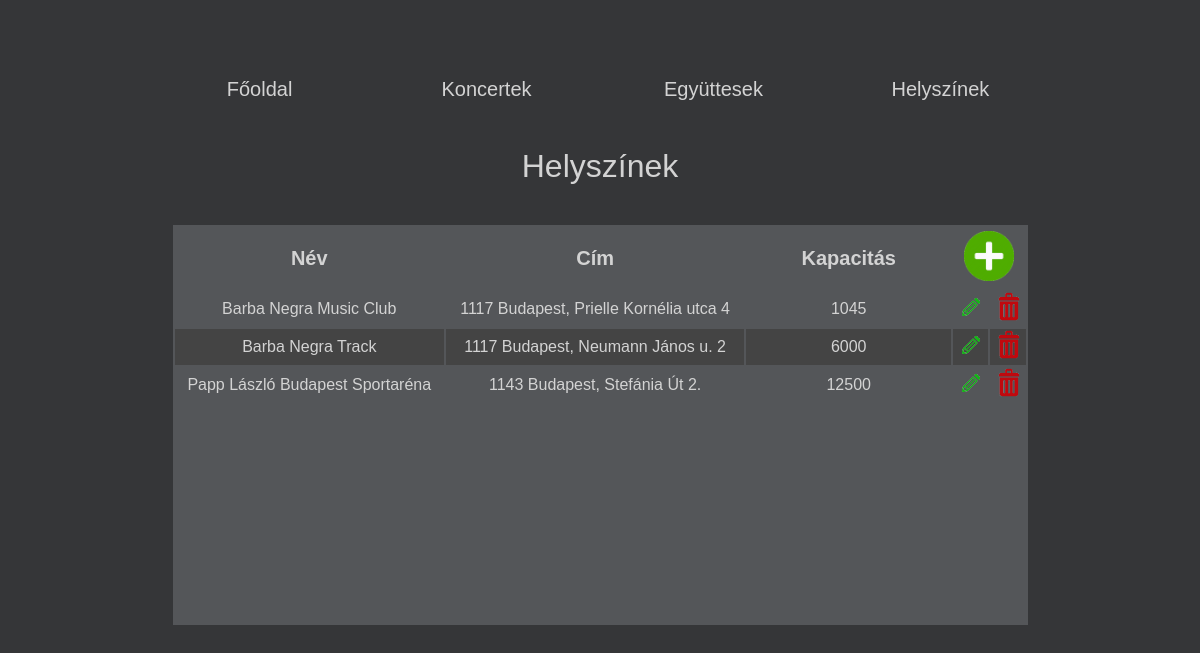
The page /venues.php on the database its author committed.
### tables this page shows
create table venue
(
  id int primary key auto_increment,
  name varchar(45) not null,
  address varchar(90),
  capacity int
);

### venues.php (the view, shortened to what this page needs)
<?php
$link = getDB();
$result = mysqli_query($link, "select id, name, address, ifnull(capacity, '-') as capacity from venue");
?>
<!DOCTYPE html>
<html lang="en">
<head>
    <link rel="stylesheet" type="text/css" href="style.css">
</head>
<body>
<div id="container">
    <div id="content">
        <div class="title">
            Helyszínek
        </div>
        <div class="tableDiv">
                <table class="tableMain">
                    <thead>
                    <tr>
                        <th>Név</th>
                        <th>Cím</th>
                        <th>Kapacitás</th>
                        <th colspan="2"><img src="icons/addIcon.png" height="50" width="50" title="Új helyszín hozzáadása"
                            onclick="showAddRow()" </th>
                    </tr>
                    </thead>
                    <tbody>
                    <?php while ($row = mysqli_fetch_array($result)): ?>
                        <tr>
                            <td><?= $row['name'] ?></td>
                            <td><?= $row['address'] ?></td>
                            <td><?= $row['capacity'] ?></td>
                            <td>
                                <form action="editVenues.php?id=<?= $row['id']?>&mode=edit" method="post">
                                    <input type="image" src="icons/editIcon.png" name="edit"
                                           height="30" width="30" title="Helyszín szerkesztése">
                                </form>
                            </td>
                            <td>
                                <form action="editVenues.php?id=<?= $row['id']?>&mode=delete" method="post">
                                    <input type="image" src="icons/deleteIcon.png" name="delete"
                                           height="30" width="30" title="Helyszín törlése">
                                </form>
                            </td>
                        </tr>
                    <?php endwhile; ?>
                    </tbody>
                </table>
        </div>
    </div>
</div>
</body>
</html>

### style.css (style rules this page uses)
html { font-family: Tahoma, Verdana, Arial, sans-serif; font-size: 11px; color: lightgray; }
body { background-color: #353638; }
#container { width: 950px; margin-left: auto; margin-right: auto; }
#menu { width: auto; height: 100px; font-size: 16px; }
#content { width: auto; margin: auto; text-align: center; }
.title { font-size: 32px; padding: 40px; }
nav { text-align: center; }
a:link, a:visited { color: lightgray; text-decoration: none; }
.menuButton { font-size: 20px; display: inline-block; width: 15%; padding: 10px; margin: 60px 30px 10px 30px; }
.tableDiv { height: 400px; overflow: auto; width: 90%; margin: 0 5%; background-color: #545659; }
.tableMain { width: 100%; }
th { height: 60px; font-size: 20px; }
td { height: 30px; font-size: 16px; }
.tableMain tbody tr:nth-child(odd) { background-color: #444444; }

### rows shown on the page
venue: name "Barba Negra Music Club", address "1117 Budapest, Prielle Kornélia utca 4", capacity "1045"
venue: name "Barba Negra Track", address "1117 Budapest, Neumann János u. 2", capacity "6000"
venue: name "Papp László Budapest Sportaréna", address "1143 Budapest, Stefánia Út 2.", capacity "12500"
